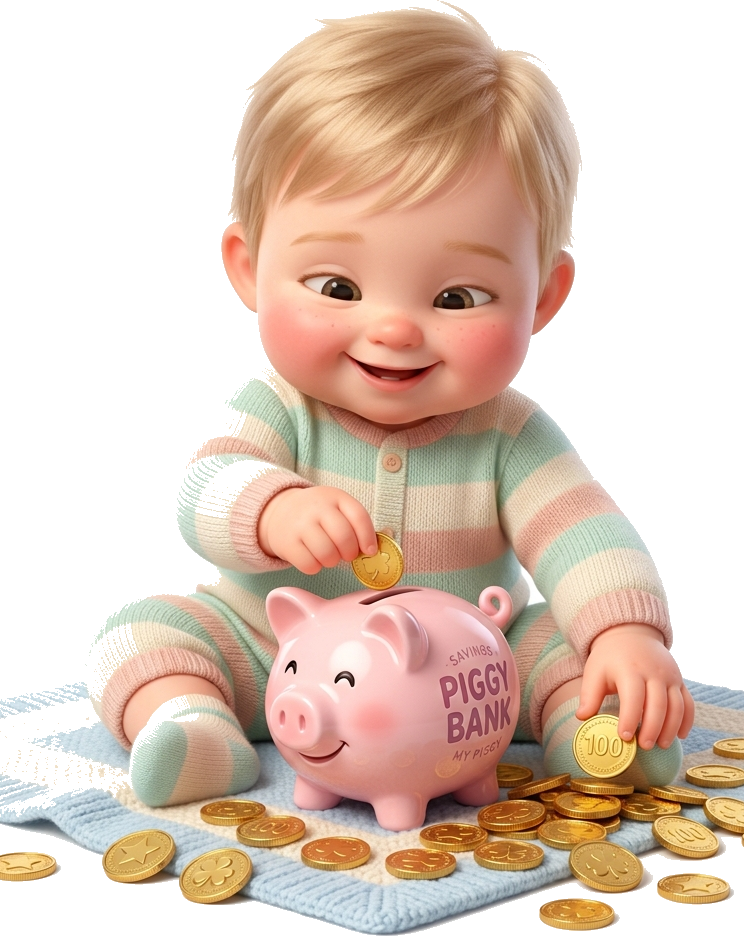
#> input picture public/3d_baby_coins.png, 744 x 936 px
$ python -i process_coins_image.py   (imports and definitions only)
#> lines starting #> are read from the running program, lines starting #| are printed output that depends on the picture; after the words box and inside, x2 and y2 are one past the last pixel; in counts of white or black regions, pixels touching at a corner belong together
import os
import numpy as np
from PIL import Image
from collections import deque

src_path = r"C:\Users\ramya\.gemini\antigravity-ide\brain\a0f8a998-4e9a-4d7f-a0af-d33dfa5ad23a\3d_baby_coins_1782205503244.png"
dest_path = r"c:\Users\ramya\OneDrive\Desktop\sai-krishana\public\3d_baby_coins.png"

def remove_background(image_path, output_path, tolerance=55):
#> called with image_path = 'public/3d_baby_coins.png', output_path = 'out.png', tolerance = 55
    print(f"Processing {image_path} with tolerance={tolerance}...")
    img = Image.open(image_path).convert("RGBA")
#> img is the input picture: PIL image 744x936 RGBA; mean R, G, B, A 223, 201, 186.5, 142.9
    data = np.array(img)

    # Get image dimensions
    height, width, channels = data.shape

    # Corners reference
    corners = [
        data[0, 0, :3],
        data[0, width-1, :3],
        data[height-1, 0, :3],
        data[height-1, width-1, :3]
    ]
#> corners = [[254, 254, 254], [255, 255, 255], [255, 255, 255], [254, 254, 252]]
    ref_color = np.mean(corners, axis=0)
#> ref_color = [254.5, 254.5, 254]
    print(f"  Reference background color: {ref_color}")
#|   Reference background color: [254.5 254.5 254. ]

    # Create a mask for pixels close to the background color
    diff = data[:, :, :3] - ref_color
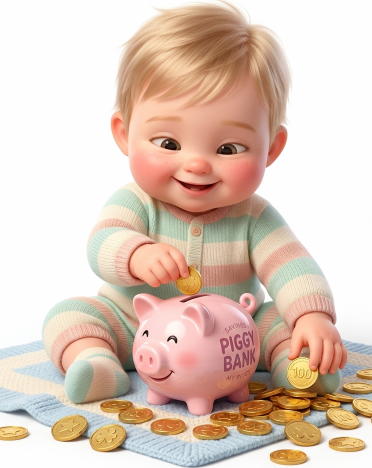
#> diff: shape (936, 744, 3) float64 (shown at 1/2 size); mean R, G, B -31.48, -53.51, -67.53; drawn with min black and max white
    dist = np.sqrt(np.sum(diff ** 2, axis=-1))
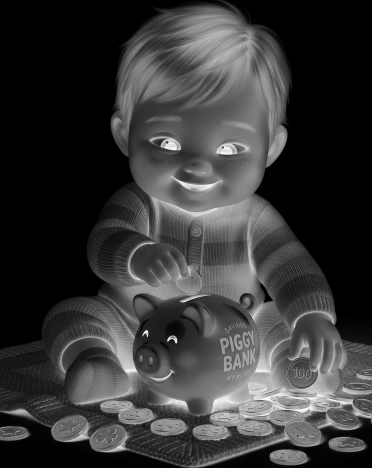
#> dist: shape (936, 744) float64 (shown at 1/2 size); min 0.707, max 431.5, mean 94.6; drawn with min black and max white
    color_mask = dist < tolerance
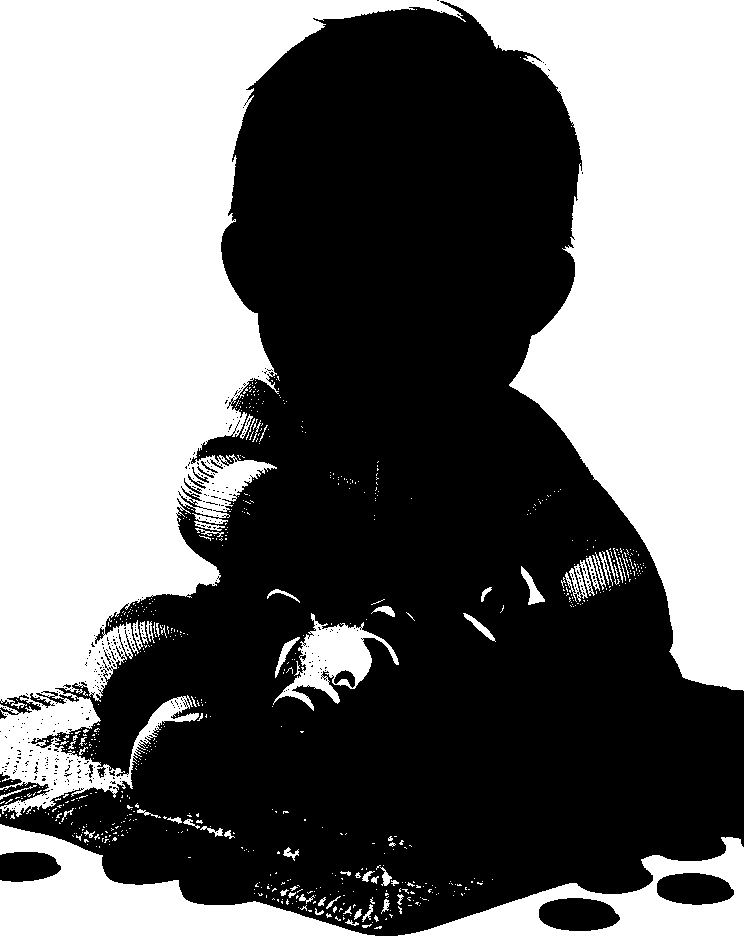
#> color_mask: shape (936, 744) bool; 45.4% white; 686 white regions (624 under 20 px), largest, box (x1, y1, x2, y2) and area: (0, 0, 744, 817) 276970, (0, 824, 375, 936) 17178, (398, 837, 744, 936) 11650

    # Flood fill starting from all border pixels
    bg_mask = np.zeros((height, width), dtype=bool)
    queue = deque()

    # Add all border pixels that match the color mask to the queue
    for x in range(width):
        if color_mask[0, x]:
            queue.append((0, x))
            bg_mask[0, x] = True
        if color_mask[height-1, x]:
            queue.append((height-1, x))
            bg_mask[height-1, x] = True
#> bg_mask: shape (936, 744) bool; 0.21% white in thin lines or dots

    for y in range(height):
        if color_mask[y, 0]:
            queue.append((y, 0))
            bg_mask[y, 0] = True
        if color_mask[y, width-1]:
            queue.append((y, width-1))
            bg_mask[y, width-1] = True
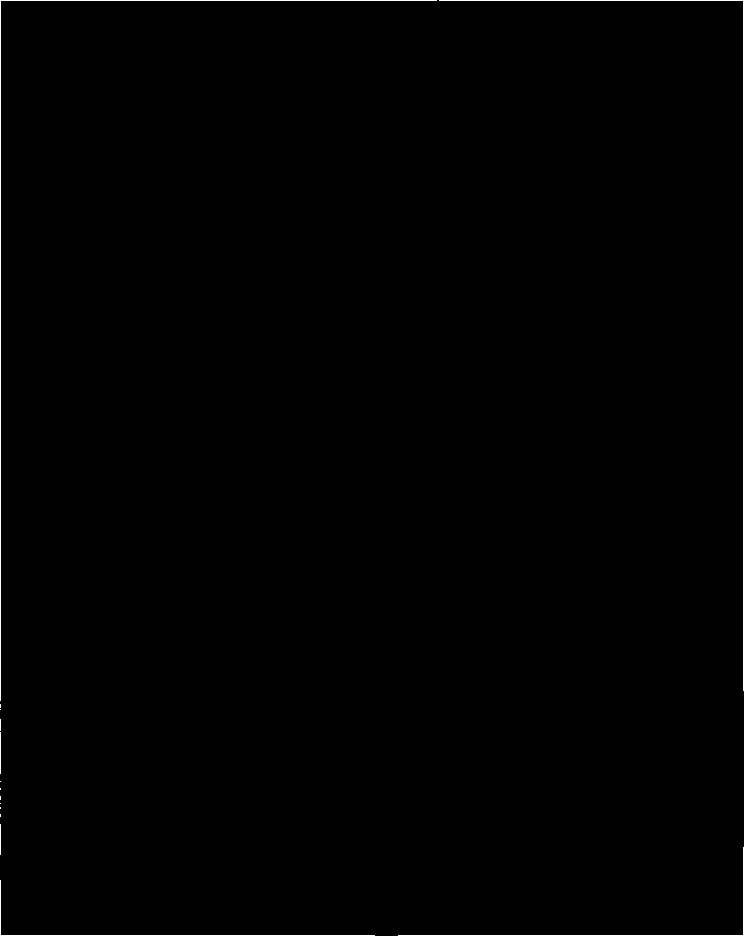
#> bg_mask: shape (936, 744) bool; 0.45% white in thin lines or dots

    # BFS to find all connected background pixels
    while queue:
        y, x = queue.popleft()
        for dy, dx in [(-1, 0), (1, 0), (0, -1), (0, 1)]:
            ny, nx = y + dy, x + dx
            if 0 <= ny < height and 0 <= nx < width:
                if not bg_mask[ny, nx] and color_mask[ny, nx]:
                    bg_mask[ny, nx] = True
                    queue.append((ny, nx))
#> this loop made 305382 passes
#> (y, x) on passes 1 to 3: (0, 0), (935, 0), (0, 1)
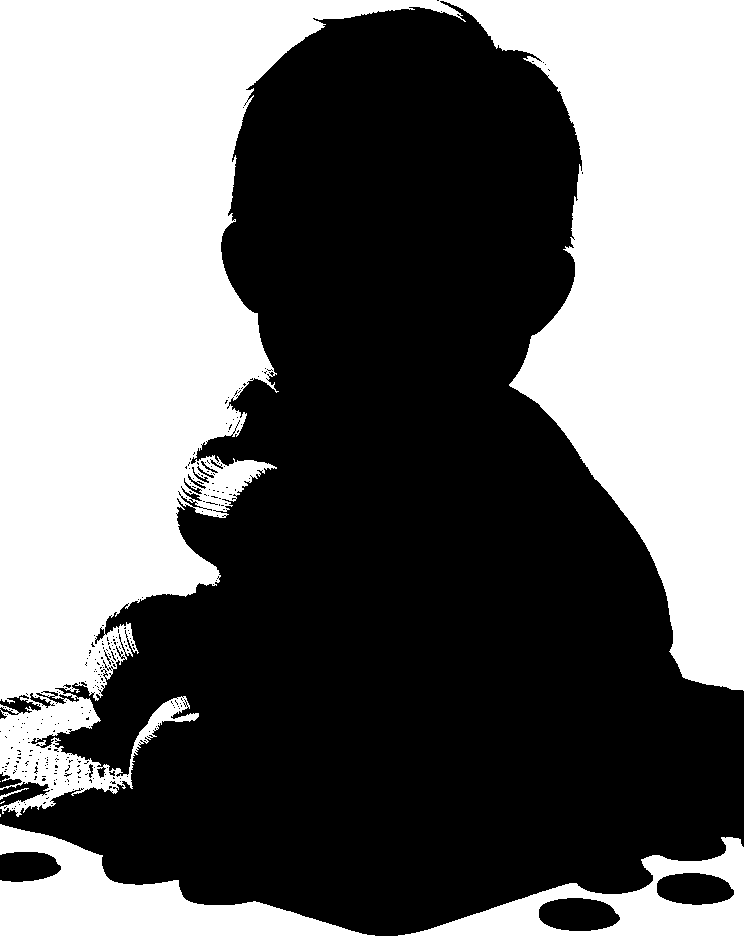
#> bg_mask: shape (936, 744) bool; 43.9% white; 7 white regions (3 under 20 px), largest, box (x1, y1, x2, y2) and area: (0, 0, 744, 817) 276476, (0, 824, 375, 936) 17178, (398, 837, 744, 936) 11650, (0, 788, 29, 800) 63

    # Make background pixels transparent
    data[bg_mask, 3] = 0

    # Create PIL image from data
    result_img = Image.fromarray(data, "RGBA")

    # Crop the image to the bounding box of non-transparent pixels
    alpha = result_img.split()[-1]
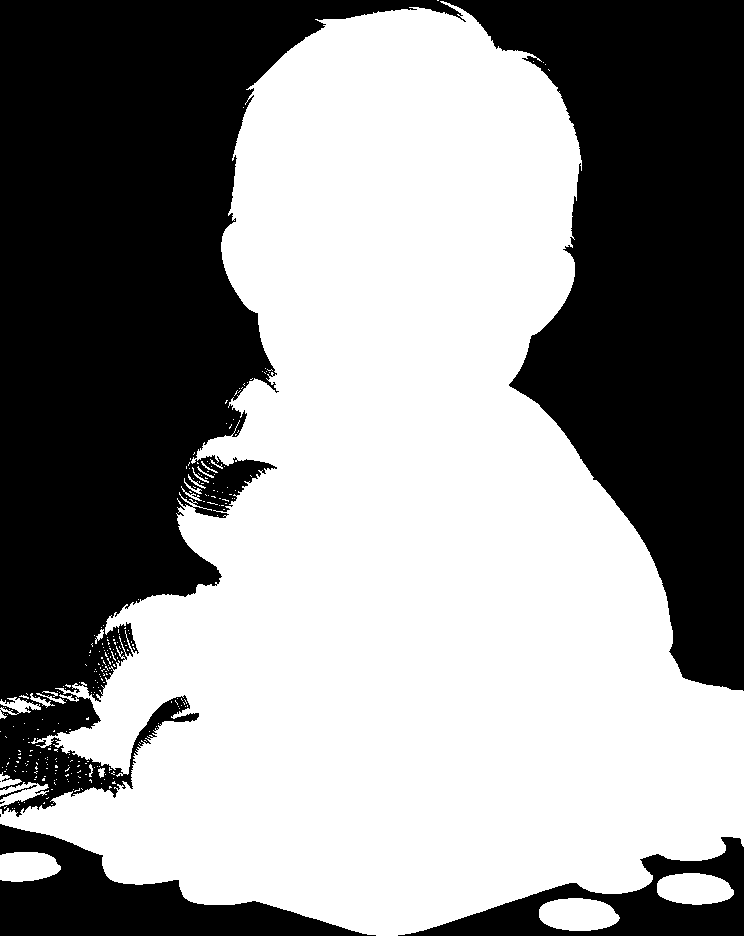
#> alpha: PIL image 744x936 L; 56% white; 7 black regions (3 under 20 px), largest, box (x1, y1, x2, y2) and area: (0, 0, 744, 817) 277161, (0, 824, 376, 936) 17195, (398, 837, 744, 936) 11685, (0, 785, 37, 800) 78
    bbox = alpha.getbbox()
#> bbox = (0, 0, 744, 936)
    if bbox:
        result_img = result_img.crop(bbox)
        print(f"  Cropped from {img.size} to {result_img.size}")
#|   Cropped from (744, 936) to (744, 936)
    else:
        print("  Warning: Image is fully transparent after background removal!")

    result_img.save(output_path, "PNG")
    print(f"  Saved to {output_path}")

# [4 lines not run here, left out]

>>> result = remove_background('public/3d_baby_coins.png', 'out.png')

$ run again, on public/3d_baby_camera.png
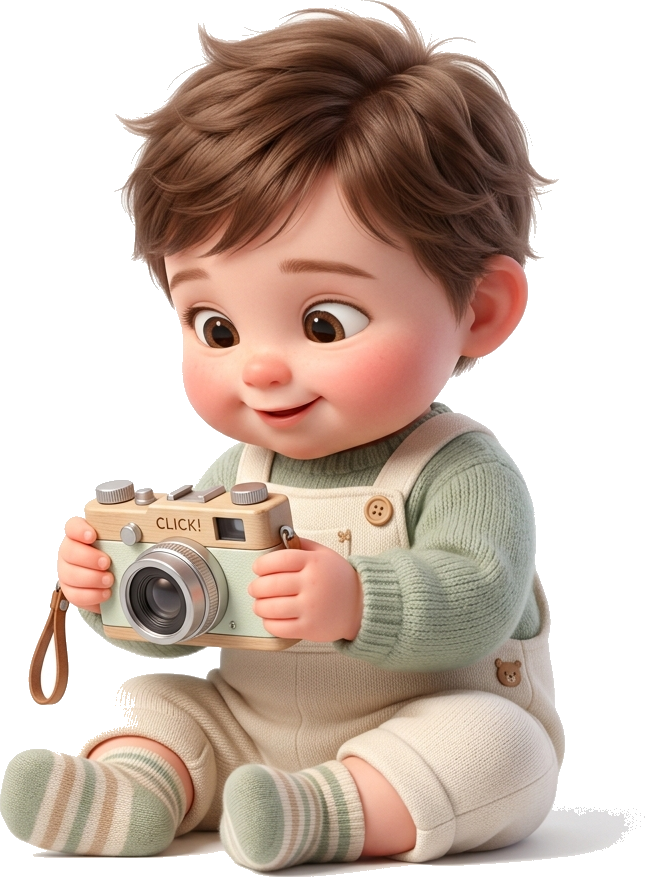
#> input picture public/3d_baby_camera.png, 645 x 877 px
#> in remove_background, img is the input picture: PIL image 645x877 RGBA; mean R, G, B, A 202.4, 183.4, 171.9, 153.7
#> corners = [[255, 255, 255], [255, 255, 255], [254, 252, 253], [254, 254, 254]]
#> ref_color = [254.5, 254, 254.2]
#|   Reference background color: [254.5  254.   254.25]
#> in remove_background, `color_mask = dist < tolerance`:
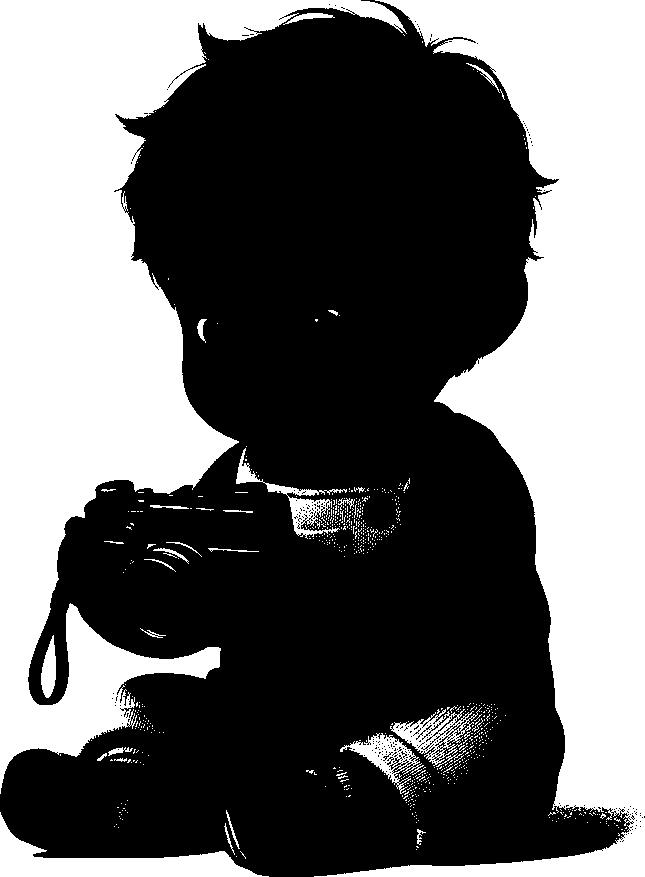
#> color_mask: shape (877, 645) bool; 41.2% white; 709 white regions (678 under 20 px), largest, box (x1, y1, x2, y2) and area: (0, 0, 407, 794) 111222, (314, 0, 645, 877) 107543, (0, 812, 269, 877) 5723
#> the loop in remove_background, `while queue:` made 224295 passes
#> (y, x) on passes 1 to 3: (0, 0), (876, 0), (0, 1)
#> in remove_background, `alpha = result_img.split()[-1]`:
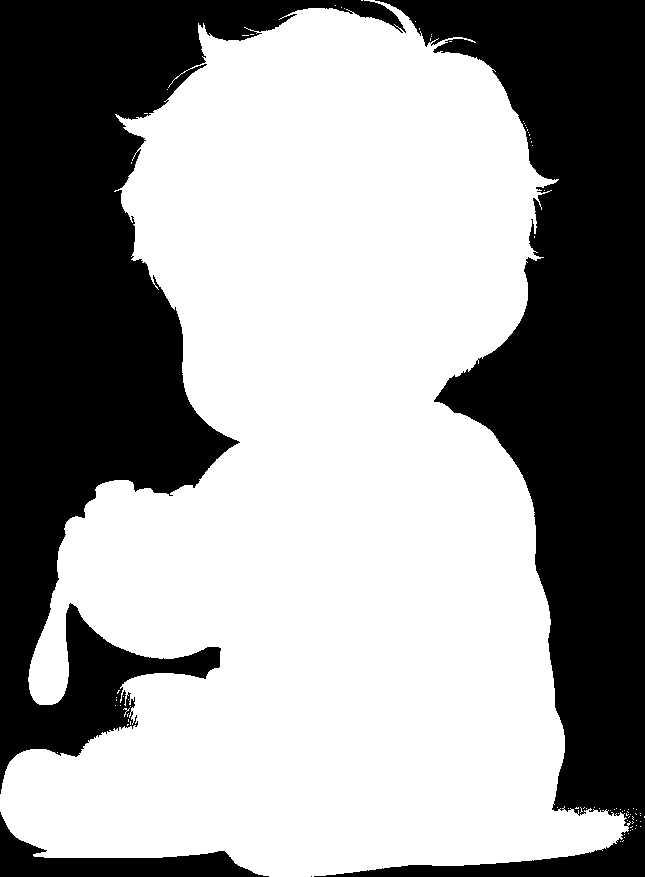
#> alpha: PIL image 645x877 L; 60.3% white; 4 black regions (1 under 20 px), largest, box (x1, y1, x2, y2) and area: (0, 0, 406, 794) 111259, (314, 0, 645, 877) 107734, (0, 812, 269, 877) 5733
#> bbox = (0, 0, 645, 877)
#|   Cropped from (645, 877) to (645, 877)
